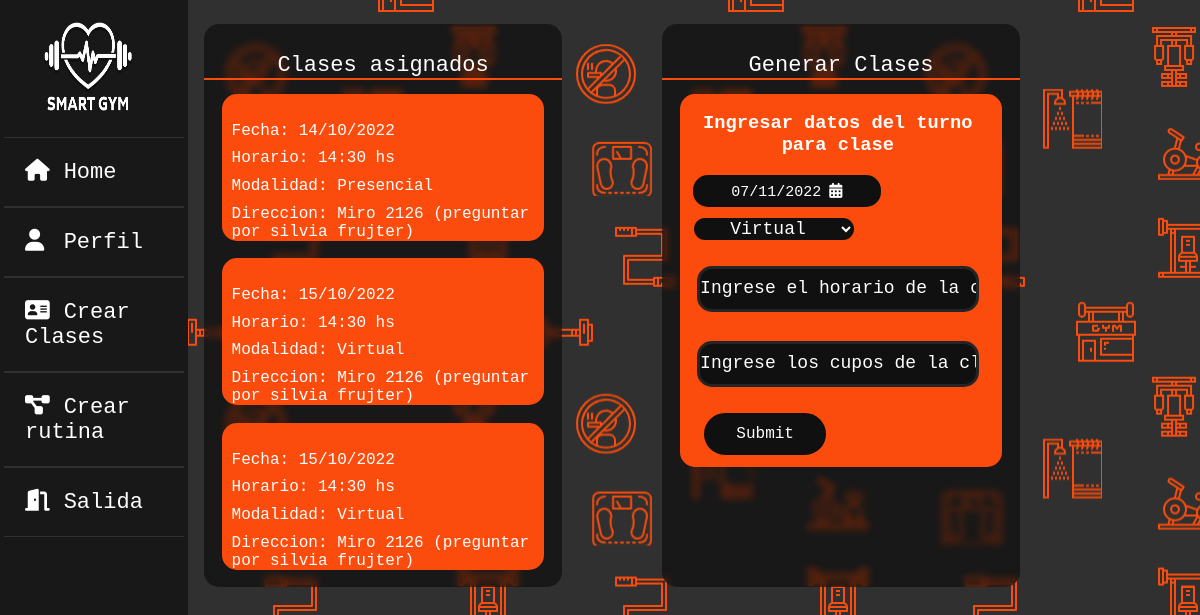
/vistas/turnose.php (signed in), run on the app's committed database.
### tables this page shows
CREATE TABLE `clases` (
  `idclase` int(11) NOT NULL,
  `entrenador` varchar(22) NOT NULL,
  `modalidad` varchar(22) NOT NULL,
  `fecha` varchar(22) NOT NULL,
  `hora` varchar(22) NOT NULL,
  `cupos` int(22) NOT NULL,
  `estado` int(5) NOT NULL
);

### vistas/turnose.php (the view, shortened to what this page needs)
<?php
$conex = conectar();
$nusuario = $_SESSION['usuario'];
$sql = "SELECT * FROM datos WHERE usuario='$nusuario'";
$query = mysqli_query($conex, $sql);
$row = mysqli_fetch_array($query);
$idrol = $row['id_rol'];
?>
<!DOCTYPE html>
<html lang="es">
<head>
    <link rel="stylesheet" type="text/css" href="../css/EstiloHomes.css">
    <link rel="stylesheet" type="text/css" href="../css/estiloturnos.css">
    <link rel="stylesheet" type="text/css" href="../css/EstiloGeneral.css">
    <link rel="stylesheet" href="https://cdnjs.cloudflare.com/ajax/libs/font-awesome/4.7.0/css/font-awesome.min.css">
</head>
<?php
switch ($idrol) {
    case 1:
        include("sidebars/sidebare.php");
        break;
}
?>
<body>
    <div class="main_contentt">
            <div class="cont-turnos-asignados" id="divsb">
                <div class="header">
                    <P> Clases asignados</P>
                </div>
                <?php
                $query1 = mysqli_query($conex, "SELECT * from clases WHERE entrenador='$nusuario'");
                $result1 = mysqli_num_rows($query1);
                if ($result1 > 0) {
                    while ($data = mysqli_fetch_array($query1)) {
                ?>
                        <div class="turno-a">
                            <br>
                            <p> Fecha: <?php echo $data['fecha']; ?></p>
                            <p> Horario: <?php echo $data['hora']; ?></p>
                            <p> Modalidad: <?php echo $data['modalidad']; ?></p>
                            <p> Direccion: Miro 2126 (preguntar por silvia frujter)</p>
                        </div>
                <?php
                    }
                }; ?>
            </div>
            <div class="cont-calendario-seleccionar"  id="divsb">
                <div class="header2">
                    <P>Generar Clases</P>
                </div>
                <div class="turno-a">
                    <form class="tform" method="post">
                        <br>
                        <h3> Ingresar datos del turno para clase </h3>
                        <div style="width: fit-content;">
                            <div id="picker-no-time"></div>
                        </div>
                        <select class="sm" name="modalidad">
                            <option value="Vitual">Virtual</option>
                        </select>
                        <br>
                        <input id="inputsn" class="ingreso-t" type="text" placeholder="Ingrese el horario de la clase (HR:MM)" name="h-c" required>
                        <br>
                        <input id="inputsn" class="ingreso-t" type="number" min="10" max="30" placeholder="Ingrese los cupos de la clase" name="c-c" required>
                        <br>
                        <input id="btnsn" class="botonguardado" type="submit" name="cargarclase">
                        <br>
                    </form>
                </div>
                <br>
                <br>
                <br>
        </div>
    </div>
</body>
</html>

### css/EstiloHomes.css (style rules this page uses)
:root { --color-letra: #fff; --color-fondos: #fb4c0d; --color-fondo-html: #020202; --color-fondosn: #181818; --color-fondobotones: #252525; --color-bordes: #303030; }
* { margin: 0%; padding: 0%; }
input::placeholder { color: #fff; font-size: 18px; }
.main_contentt { width: 68%; margin-top: 2%; margin-left: 17%; display: grid; grid-template-columns: repeat(2, 2fr); grid-template-rows: 2fr; grid-column-gap: 100px; }
.cont-turnos-asignados { grid-area: 1 / 1 / 2 / 2; }
.cont-calendario-seleccionar { grid-area: 1 / 2 / 2 / 3; }
.cont-calendario-seleccionar { min-height: 35vh; }

### css/estiloturnos.css (style rules this page uses)
:root { --color-letra: #fff; --color-fondos: #fb4c0d; --color-fondo-html:#020202; --color-fondosn:#181818; --color-fondobotones: #252525; --color-bordes: #303030; --color-dias-no: #808080; }
* { margin: 0%; padding: 0%; font-family: "Lucida Console", "Courier New", monospace; }
html { background-image: url("../img/fondo_icon.png"); }
.header { position: relative; height: fit-content; width: 100%; border-top: none; border-bottom: 2px solid var(--color-fondos); border-right: none; border-left: none; border-top-right-radius: 0%; border-top-left-radius: 30px; border-bottom-right-radius: 0%; border-bottom-left-radius: 0px; text-align: center; }
.header p { margin-top: 8%; color: var(--color-letra); font-size: 22px; }
.turno-a { position: relative; height: fit-content; width: 90%; margin-top: 4%; margin-left: 5%; margin-bottom: 5%; border: none; border-radius: 15px; background: var(--color-fondos); }
.turno-a p { margin: 3%; color: var(--color-letra); }
.header2 { position: relative; height: fit-content; width: 100%; border-top: none; border-bottom: 2px solid var(--color-fondos); border-right: none; border-left: none; border-top-right-radius: 0%; border-top-left-radius: 30px; border-bottom-right-radius: 0%; border-bottom-left-radius: 0px; text-align: center; }
.header2 p { margin-top: 8%; color: var(--color-letra); font-size: 22px; }
.tform { position: relative; width: 90%; height: 90%; background: #fb4c0d; margin:4%; }
.tform h3 { color: #fff; text-align: center; }
.sm { position: relative; left: -3.5%; min-height: 20%; min-width: fit-content; width: 55%; margin: 4%; text-align: center; background: #101010; color: var(--color-letra); border-radius: 15px; border: none; cursor:pointer; font-size: 18px; }
.ingreso-t { position: relative; left: -3.5%; min-height: 5vh; min-width: fit-content; width: 95%; margin: 5%; text-align: center; background: #101010; }
.botonguardado { position: relative; margin:4% ; }
.dtp_main { position: relative; margin-top: 10%; align-items: center; height: 2vh; width: 15vw; text-align: center; background: #101010; color: var(--color-letra); border:3px solid var(--color-bordes-normales) ; border-radius: 15px; transition: 1.2s; cursor:pointer; font-size: 15px; padding: 8px 0 8px 8px; }

### css/EstiloGeneral.css (style rules this page uses)
* { margin: 0%; padding: 0%; }
input[type="number"] { -moz-appearance: textfield; }
html { background-image: url("../img/fondo_icon.png"); }
body { background-image: url("../img/fondo_icon.png"); }
#divsb { border-radius: 15px; background: rgba(0, 0, 0, 0.5); backdrop-filter: blur(3.5px); -webkit-backdrop-filter: blur(3.5px); }
#btnsn { font-size: 16px; color: #fff; background-color: #101010; padding: 10px 30px; border: solid #101010 2px; box-shadow: rgb(0, 0, 0) 0px 0px 0px 0px; border-radius: 50px; transition: 446ms; transform: translateY(0); flex-direction: row; align-items: center; cursor: pointer; }
#inputsn { text-align: center; background: #101010; color: #fff; border: 3px solid #252525; border-radius: 15px; transition: 0.5s; cursor: pointer; }

### data on the page
clases: fecha "14/10/2022", hora "14:30 hs", modalidad "Presencial"
clases: fecha "15/10/2022", hora "14:30 hs", modalidad "Virtual"
clases: fecha "15/10/2022", hora "14:30 hs", modalidad "Virtual"
